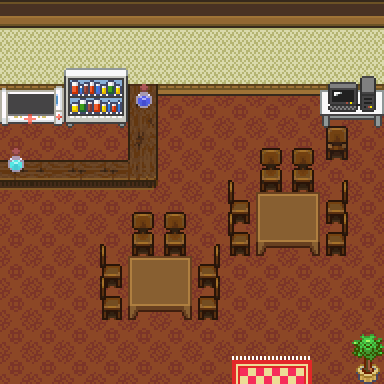

Tiled map render using the project's own tile images. Description and the map definition, with tile-layer contents summarised, below:
An orthogonal 12x12 tile map with 32x32 px tiles, 4 tile layers (Tile Layer 1, Tile Layer 2, Tile Layer 3, Above Player), 3 tilesets and 7 objects (7x collision).

<map version="1.10" tiledversion="1.11.0" orientation="orthogonal" renderorder="right-down" compressionlevel="0" width="12" height="12" tilewidth="32" tileheight="32" infinite="0" nextlayerid="7" nextobjectid="47">
 <properties>
  <property name="edges" value="clamped" />
  <property name="inside" type="bool" value="true" />
  <property name="map_type" value="notype" />
  <property name="scenario" value="spyder" />
  <property name="slug" value="timber_cafe" />
 </properties>
 <tileset firstgid="1" source="../gfx/tilesets/core_indoor_floors.tsx" />
 <tileset firstgid="3865" source="../gfx/tilesets/core_indoor_walls.tsx" />
 <tileset firstgid="7729" source="../gfx/tilesets/core_set pieces.tsx" />
 <layer id="1" name="Tile Layer 1" width="12" height="12">
  <data>[144 cells, 144 non-empty, 4 distinct tile ids]</data>
 </layer>
 <layer id="2" name="Tile Layer 2" width="12" height="12">
  <data>[144 cells, 46 non-empty, 31 distinct tile ids]</data>
 </layer>
 <layer id="3" name="Tile Layer 3" width="12" height="12">
  <data>[144 cells, 0 non-empty, 0 distinct tile ids]</data>
 </layer>
 <layer id="4" name="Above Player" width="12" height="12">
  <data>[144 cells, 19 non-empty, 10 distinct tile ids]</data>
 </layer>
 <objectgroup color="#ff0000" id="5" name="Collisions">
  <object id="1" type="collision" x="0" y="160" width="160" height="32" />
  <object id="2" type="collision" x="128" y="96" width="32" height="64" />
  <object id="3" type="collision" x="0" y="64" width="384" height="32" />
  <object id="5" type="collision" x="352" y="320" width="32" height="64" />
  <object id="9" type="collision" x="128" y="256" width="64" height="64" />
  <object id="10" type="collision" x="256" y="192" width="64" height="64" />
  <object id="43" type="collision" x="320" y="96" width="64" height="32" />
 </objectgroup>
</map>
